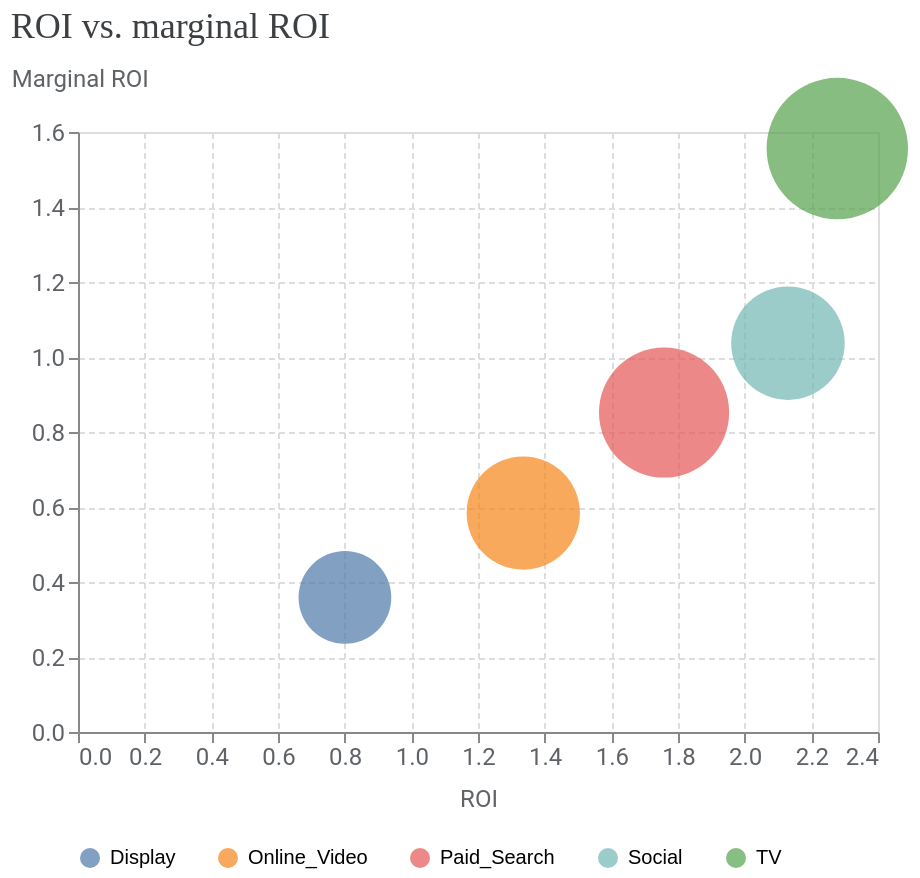

Notebook code cell kept with this figure:
### Code cell
media_summary.plot_roi_vs_mroi()

### Figure 1 — Vega-Lite specification as saved in the notebook (floating-point values rounded to 4 significant figures)
{"config": {"view": {"continuousWidth": 300, "continuousHeight": 300}, "axis": {"gridDash": [3, 2], "labelColor": "#5F6368", "labelFont": "Roboto", "labelFontSize": 12, "titleColor": "#5F6368", "titleFont": "Roboto", "titleFontSize": 12, "titleFontWeight": "normal", "titlePadding": 10}}, "data": {"name": "data-ed83a28dabc5c729b4e53c6e6ad1e6b3"}, "mark": {"type": "circle", "size": 80, "tooltip": true}, "encoding": {"color": {"field": "channel", "legend": {"columnPadding": 20, "columns": 7, "orient": "bottom", "rowPadding": 10, "title": null}, "type": "nominal"}, "size": {"field": "spend", "legend": null, "scale": {"range": [100, 5000]}, "type": "quantitative"}, "x": {"field": "roi", "scale": {}, "title": "ROI", "type": "quantitative"}, "y": {"axis": {"titleAlign": "left", "titleAngle": 0, "titleY": -20}, "field": "mroi", "scale": {}, "title": "Marginal ROI", "type": "quantitative"}}, "title": {"text": "ROI vs. marginal ROI", "anchor": "start", "color": "#3C4043", "font": "Google Sans Display", "fontSize": 18, "fontWeight": "normal", "offset": 10}, "width": 400, "$schema": "https://vega.github.io/schema/vega-lite/v5.20.1.json", "datasets": {"data-ed83a28dabc5c729b4e53c6e6ad1e6b3": [{"channel": "TV", "roi": 2.278, "mroi": 1.556, "spend": 12990000.0}, {"channel": "Paid_Search", "roi": 1.758, "mroi": 0.8519, "spend": 10960000.0}, {"channel": "Social", "roi": 2.13, "mroi": 1.037, "spend": 8269000.0}, {"channel": "Online_Video", "roi": 1.336, "mroi": 0.5839, "spend": 8237000.0}, {"channel": "Display", "roi": 0.8008, "mroi": 0.3589, "spend": 5434000.0}]}}
